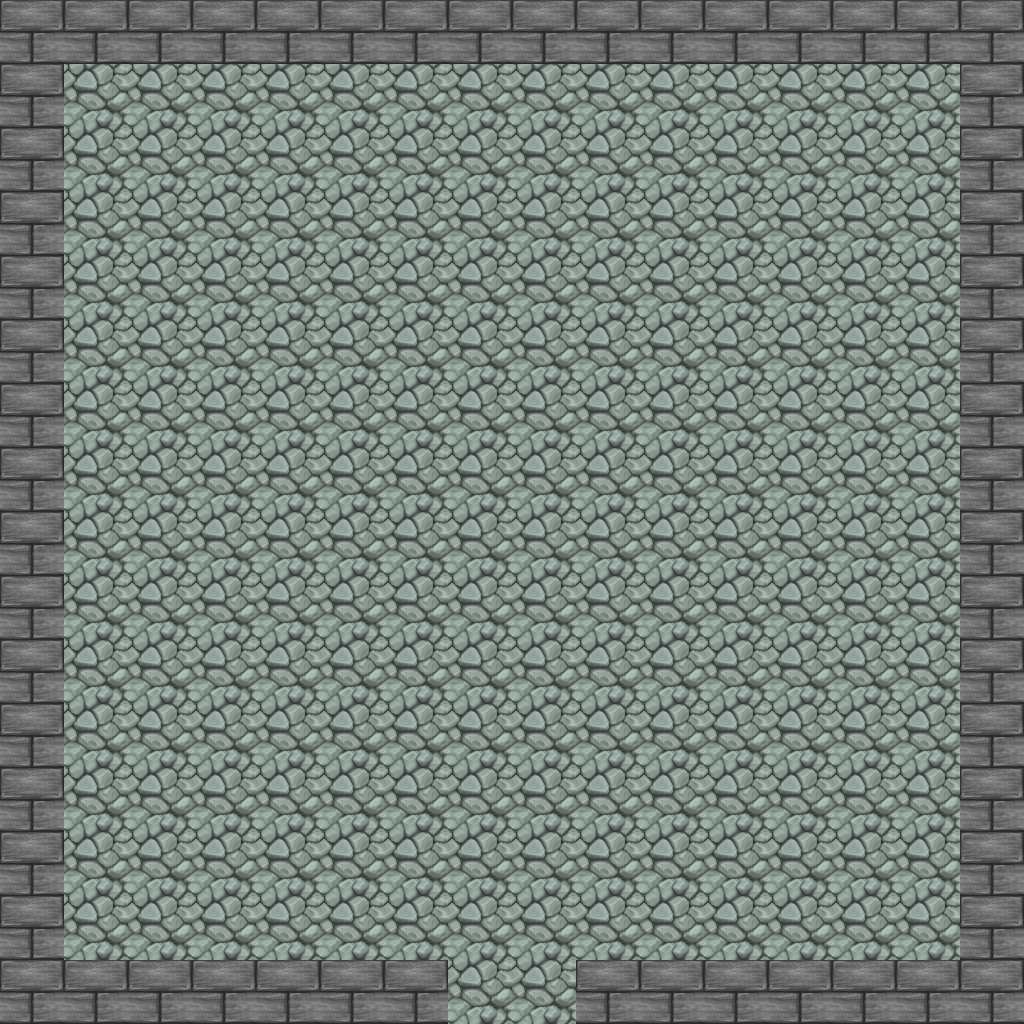

The image is a tile-based game level rendered from a .tmx file. Its description and source (layers, tilesets, objects; grid data summarised) follow:
An orthogonal 16x16 tile map with 64x64 px tiles, 2 tile layers (Ground, Walls), 4 tilesets and 23 objects (2x NORTH, 2x WEST, 2x SOUTH, 2x EAST, CENTER).

<map version="1.0" orientation="orthogonal" renderorder="right-down" width="16" height="16" tilewidth="64" tileheight="64">
 <properties>
  <property name="ExitPoints" value="S" />
 </properties>
 <tileset firstgid="1" name="simpletiles" tilewidth="64" tileheight="64" spacing="1">
  <image source="tilesets/simpletiles.png" width="130" height="130" />
 </tileset>
 <tileset firstgid="5" name="cavefloor" tilewidth="64" tileheight="64">
  <image source="tilesets/cavefloor.png" width="196" height="196" />
 </tileset>
 <tileset firstgid="14" name="tiles64" tilewidth="64" tileheight="64">
  <image source="tilesets/tiles64.png" width="768" height="320" />
 </tileset>
 <tileset firstgid="74" name="tilesadds" tilewidth="64" tileheight="64">
  <image source="tilesets/tilesadds.png" width="128" height="64" />
 </tileset>
 <layer name="Ground" width="16" height="16">
  <data>[256 cells, 204 non-empty, 2 distinct tile ids]</data>
 </layer>
 <layer name="Walls" width="16" height="16">
  <data>[256 cells, 60 non-empty, 2 distinct tile ids]</data>
 </layer>
 <objectgroup name="collisionObjects">
  <object x="0" y="0" width="448" height="64" />
  <object x="995" y="345" height="1" />
  <object x="960" y="64" width="64" height="384" />
  <object x="0" y="64" width="64" height="384" />
  <object x="0" y="576" width="64" height="384" />
  <object x="960" y="576" width="64" height="384" />
  <object x="576" y="0" width="448" height="64" />
  <object x="0" y="960" width="448" height="64" />
  <object x="576" y="960" width="448" height="64" />
 </objectgroup>
 <objectgroup name="portalObjects">
  <object type="NORTH" x="448" y="0" width="128" height="64" />
  <object type="WEST" x="0" y="448" width="64" height="128" />
  <object type="SOUTH" x="448" y="960" width="128" height="64" />
  <object type="EAST" x="960" y="448" width="64" height="128" />
 </objectgroup>
 <objectgroup name="spawnPoints">
  <object type="WEST" x="130" y="514" />
  <object type="EAST" x="880" y="502" width="12" height="17" />
  <object type="SOUTH" x="514" y="935" />
  <object type="NORTH" x="509" y="131" />
  <object x="266" y="286" />
  <object x="778" y="805" />
  <object x="276" y="804" />
  <object x="853" y="220" />
  <object x="438" y="528" width="24" height="32" />
  <object type="CENTER" x="570" y="461" />
 </objectgroup>
</map>
